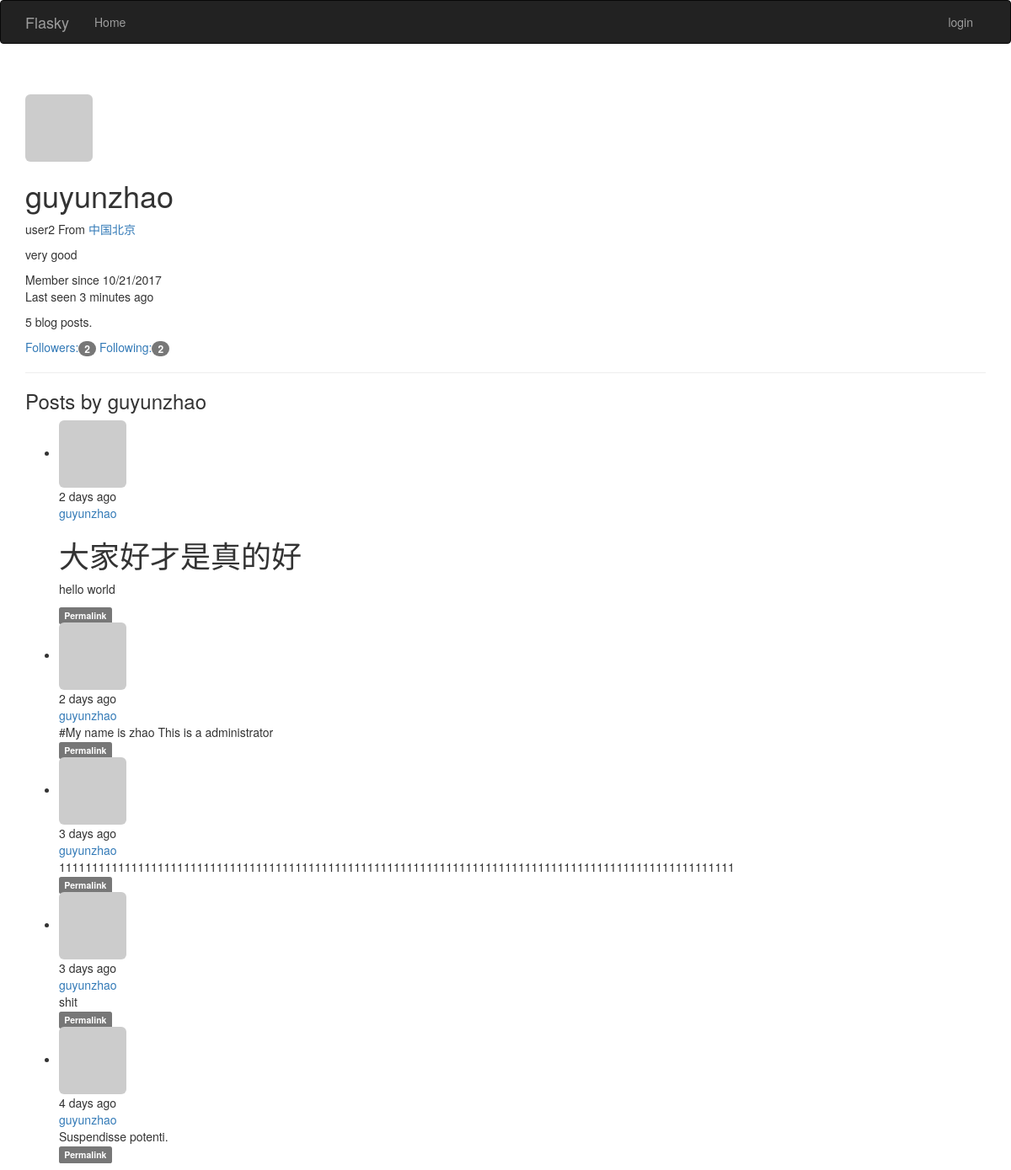
The app's page /user/guyunzhao with its own data.
### App/models.py (models this page shows, shortened)
class User(UserMixin,db.Model):
    __tablename__='users'
    id=db.Column(db.Integer,primary_key=True)
    username=db.Column(db.String(64),unique=True,index=True)
    role_id=db.Column(db.Integer,db.ForeignKey('roles.id'))#外键
    password_hash =db.Column(db.String(128))
    email=db.Column(db.String(64),unique=True,index=True)
    confirmed=db.Column(db.Boolean,default=False)   #判断用户是否已经确认过了
    name=db.Column(db.String(64))
    location=db.Column(db.String(64))
    about_me=db.Column(db.Text())
    member_since=db.Column(db.DateTime(),default=datetime.utcnow)
    last_seen=db.Column(db.DateTime(),default=datetime.utcnow)#default为默认值，可直接指定函数
    avatar_hash = db.Column(db.String(32))
    posts=db.relationship('Post',backref='author',lazy='dynamic')
    followed=db.relationship('Follow',foreign_keys=[Follow.follower_id],backref=db.backref('follower',lazy='joined'),
                             lazy='dynamic',cascade='all,delete-orphan')
    followers=db.relationship('Follow',foreign_keys=[Follow.followed_id],backref=db.backref('followed',lazy='joined'),
                              lazy='dynamic',cascade='all,delete-orphan')
    @property       #规定了密码不能被读取
    def password(self):
        raise AttributeError('password is not a readable attribute')
    def gravatar(self,size=100,default='identicon',rating='g'):#构建Gravatar URL方法。
        if request.is_secure:
            url='https://secure.gravatar.com/avatar'
        else:
            url='http://www.gravatar.com/avatar'
        hash=self.avatar_hash or hashlib.md5(self.email.encode('utf-8')).hexdigest()
        return '{url}/{hash}?s={size}&d={default}&r={rating}'.format(url=url,hash=hash,size=size,default=default,rating=rating)

class Post(db.Model):
    __tablename__='posts'
    id=db.Column(db.Integer ,primary_key=True)
    body=db.Column(db.Text )
    timestamp=db.Column(db.DateTime,index=True,default=datetime.utcnow)
    author_id=db.Column(db.Integer,db.ForeignKey('users.id'))
    body_html=db.Column(db.Text)

### App/main/views.py (the view)
@main.route('/user/<username>')  # 用户资料显示页面
def user(username):
    user = User.query.filter_by(username=username).first()
    if user is None:
        abort(404)
    posts = user.posts.order_by(Post.timestamp.desc()).all()
    return render_template('user.html', user=user, posts=posts)

### App/auth/views.py (called while the page is built)
@auth.before_app_request        #before_app_request是一个钩子，每次请求都会调用该视图函数
def before_request():           #用来处理注册但是未邮箱确认的用户所能看到的信息
    if current_user.is_authenticated :
        current_user.ping()
        if not current_user.confirmed and request.endpoint[:5] !='auth.'\
                                        and request.endpoint !='static':
            return redirect(url_for('auth.unconfirmed'))

### App/main/__init__.py (called while the page is built)
@main.app_context_processor     #上下文处理器，让定义的变量在所有模板中全局可访问
def inject_permissions():
    return dict(Permission=Permission)

### App/models.py (called while the page is built)
    def can(self,permissions):
        return False

    def is_administrator(self):
        return False

### App/templates/user.html (shortened to what this page needs)
{% extends 'base.html' %}
{% import "_macros.html" as macros %}
{% block page_content %}
    <div class="page-header">
    <img class="img-rounded profile-thumbnail" src="{{ user.gravatar(size=256) }}">
    <div class="profile-header">
        <h1>{{ user.username }}</h1>
        {% if user.name or user.location %}
        <p>
            {% if user.name %}{{ user.name }}{% endif %}
            {% if user.location %}
                From <a href="http://maps.google.com/?q={{ user.location }}">
                    {{ user.location }}
                </a>
            {% endif %}
        </p>
        {% endif %}
    {% if user.about_me %}<p>{{ user.about_me }}</p>{% endif %}
    <p>
        Member since {{ moment(user.member_since).format('L') }}
        <br>
        Last seen {{ moment(user.last_seen).fromNow() }}
    </p>
    <p>{{ user.posts.count() }} blog posts.</p>
    <p>
        <a href="{{ url_for('.followers',username=user.username) }}">
            Followers:<span class="badge">{{ user.followers.count() }}</span>
        </a>
        <a href="{{ url_for('.followed_by',username=user.username) }}">
            Following:<span class="badge">{{ user.followed.count() }}</span>
        </a>
    </p>
    </div>
    </div>
<h3>Posts by {{ user.username }}</h3>
{% include '_posts.html' %}
{% endblock %}

### App/templates/_posts.html (shortened to what this page needs)
<ul class="posts">
    {% for post in posts %}
    <li class="post">
        <div class="post-thumbnail">
            <a href="{{ url_for('.user', username=post.author.username) }}">
                <img class="img-rounded profile-thumbnail" src="{{ post.author.gravatar(size=40) }}">
            </a>
        </div>
        <div class="post-content">
            <div class="post-date">{{ moment(post.timestamp).fromNow() }}</div>
            <div class="post-author"><a href="{{ url_for('.user', username=post.author.username) }}">{{ post.author.username }}</a></div>
            <div class="post-body">
                {% if post.body_html %}
                    {{ post.body_html | safe }}
                {% else %}
                    {{ post.body }}
                {% endif %}
            </div>
            <div class="post-footer">
                <a href="{{ url_for('.post',id=post.id ) }}">
                    <span class="label label-default">Permalink</span>
                </a>
            </div>
        </div>
    </li>
    {% endfor %}
</ul>

### records on screen
User: username "guyunzhao", name "user2", location "中国北京", about_me "very good", member_since "10/21/2017", last_seen "3 minutes ago"
Post: timestamp "2 days ago", author.username "guyunzhao", body_html "大家好才是真的好 hello world"
Post: timestamp "2 days ago", author.username "guyunzhao", body "#My name is zhao This is a administrator"
Post: timestamp "3 days ago", author.username "guyunzhao", body "1111111111111111111111111111111111111111111111111111111111111111111111111111111111111111111111111111111"
Post: timestamp "3 days ago", author.username "guyunzhao", body "shit"
Post: timestamp "4 days ago", author.username "guyunzhao", body "Suspendisse potenti."

### other values on screen
{{ user.posts.count() }} "5"
{{ user.followers.count() }} "2"
{{ user.followed.count() }} "2"
